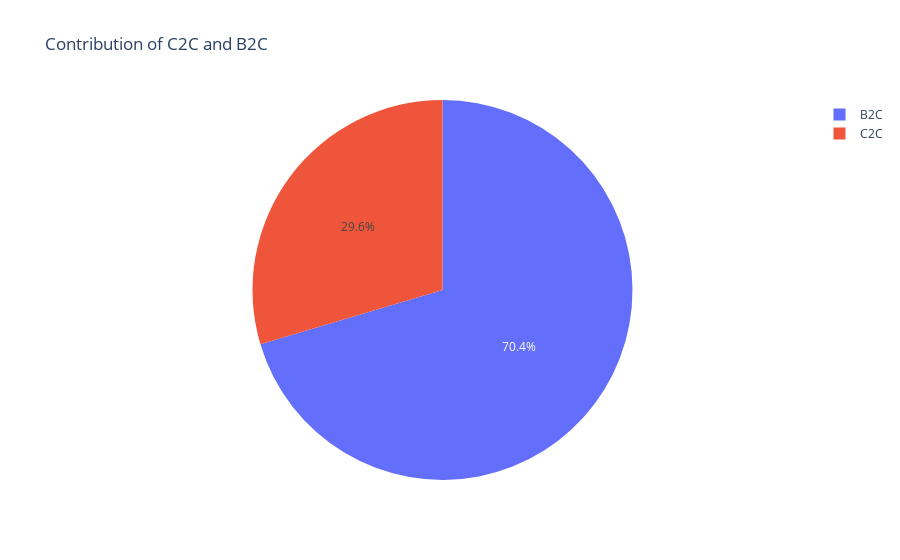

The cell this chart's notebook holds for it:
### Code cell
plt.figure(figsize=(16, 12))
fig= px.pie(df_ebay, values= df_ebay['b2c_c2c'].value_counts(), names=df_ebay['b2c_c2c'].unique(), title='Contribution of C2C and B2C')
fig.show()

### Figure 1 — Plotly figure (JSON) as saved in the notebook; plotly's stock layout.template omitted (floating-point values rounded to 4 significant figures)
{"data": [{"domain": {"x": [0, 1], "y": [0, 1]}, "hovertemplate": "label=%{label}<br>value=%{value}<extra></extra>", "labels": ["B2C", "C2C"], "legendgroup": "", "name": "", "showlegend": true, "type": "pie", "values": [351927, 148073]}], "layout": {"legend": {"tracegroupgap": 0}, "title": {"text": "Contribution of C2C and B2C"}}}
